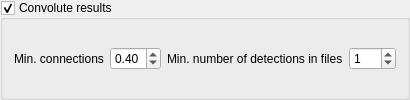
                   <widget class="QGroupBox" name="convoluteResults">
                    <property name="sizePolicy">
                     <sizepolicy hsizetype="Maximum" vsizetype="Preferred">
                      <horstretch>0</horstretch>
                      <verstretch>0</verstretch>
                     </sizepolicy>
                    </property>
                    <property name="title">
                     <string>Convolute results</string>
                    </property>
                    <property name="checkable">
                     <bool>true</bool>
                    </property>
                    <layout class="QGridLayout" name="gridLayout_14">
                     <item row="0" column="0">
                      <layout class="QHBoxLayout" name="horizontalLayout_8">
                       <item>
                        <widget class="QLabel" name="label_69">
                         <property name="text">
                          <string>Min. connections</string>
                         </property>
                        </widget>
                       </item>
                       <item>
                        <widget class="QDoubleSpinBox" name="minConnectionRate">
                         <property name="maximum">
                          <double>1.000000000000000</double>
                         </property>
                         <property name="value">
                          <double>0.400000000000000</double>
                         </property>
                        </widget>
                       </item>
                       <item>
                        <widget class="QLabel" name="label_74">
                         <property name="text">
                          <string>Min. number of detections in files</string>
                         </property>
                        </widget>
                       </item>
                       <item>
                        <widget class="QSpinBox" name="metaboliteClusterMinConnections">
                         <property name="minimum">
                          <number>0</number>
                         </property>
                         <property name="maximum">
                          <number>999</number>
                         </property>
                         <property name="value">
                          <number>1</number>
                         </property>
                        </widget>
                       </item>
                      </layout>
                     </item>
                    </layout>
                   </widget>
